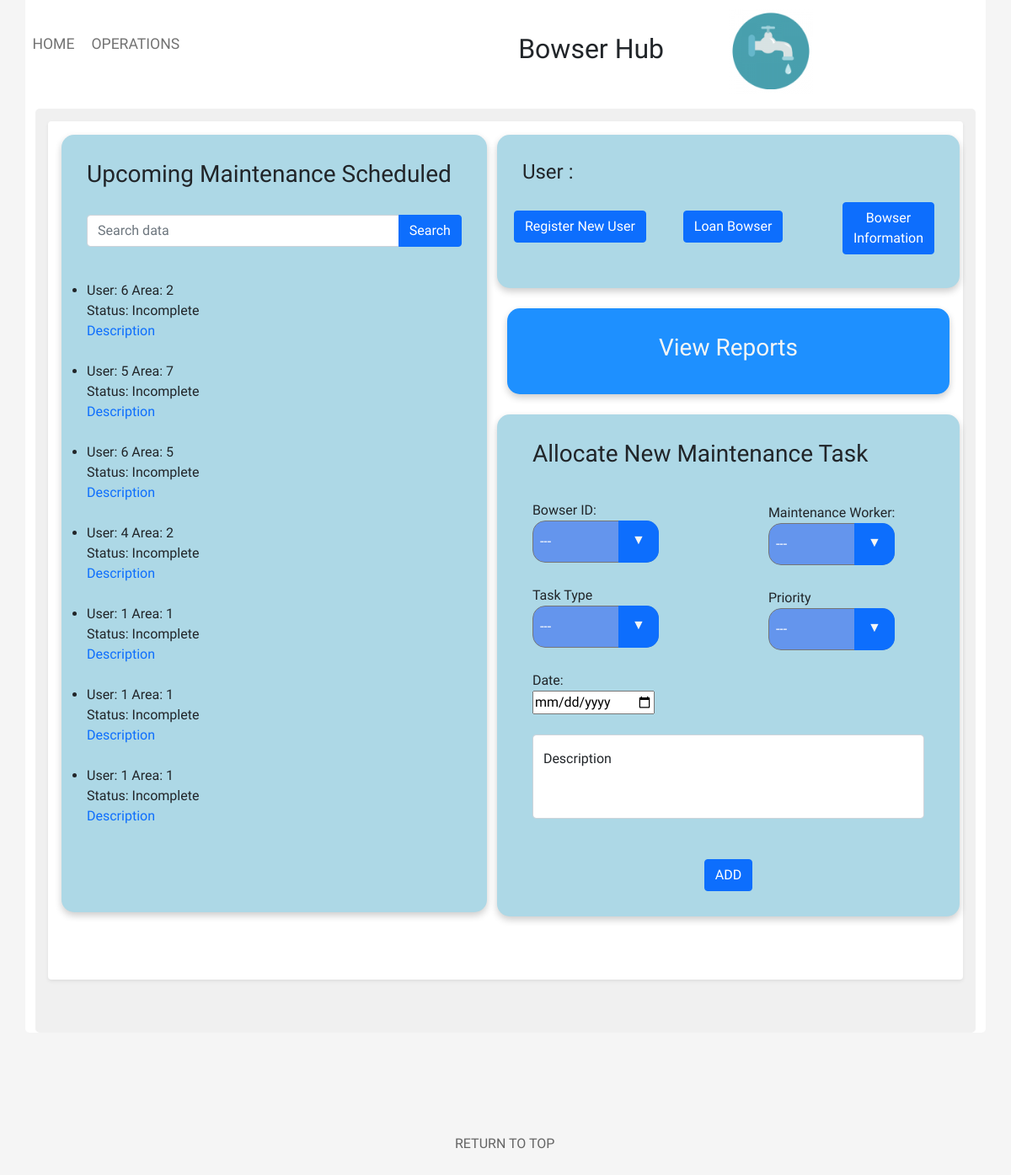
/operations/operations.php, run on the app's committed database.
### tables this page shows
CREATE TABLE `tbl_maintenance_schedule` (
  `Maintenance_ID` int(11) NOT NULL,
  `Bowser_ID` int(11) NOT NULL,
  `User_ID` int(11) NOT NULL,
  `Description` varchar(100) NOT NULL,
  `Status` varchar(100) NOT NULL,
  `Date` timestamp NOT NULL DEFAULT current_timestamp() ON UPDATE current_timestamp(),
  `Assigned_To` int(11) NOT NULL,
  `Area_ID` int(11) NOT NULL,
  `Priority` int(11) NOT NULL,
  `Task_Type` varchar(100) NOT NULL
);

### operations/operations.php (the view, shortened to what this page needs)
<!doctype html>
<html lang="en">
<head>
    <link href="https://cdn.jsdelivr.net/npm/bootstrap@5.1.1/dist/css/bootstrap.min.css" rel="stylesheet">
    <link rel="stylesheet" href="../global/global.css" type="text/css">
    <link rel="stylesheet" href="operations.css" type="text/css">
</head>
<body>
<div class="container">
    <div class="nav-wrapper">
        <div class="left-side">
            <div class="nav-link-wrapper active-nav-link">
                <a class="text-focus-in" href="../home/index.php">Home</a>
            </div>
            <div class="nav-link-wrapper active-nav-link">
                <a class="text-focus-in" href="operations.php">Operations</a>
            </div>
        </div>
        <div class="middle">
            <h2 class="text-focus-in">Bowser Hub</h2>
            <div id="logo">
            <img id="logo_image" src="../images/logo/bowserLogo.png" alt="" width="100" height="100">
            </div>
        </div>
    </div>
    <div class="upperPage">
        <div class="shadow-sm p-3 mb-5 bg-body rounded">
            <div class="row">
                <div class="col">
                    <ul class="operations-list">
                        <h3 class="text-focus-in"> Upcoming Maintenance Scheduled</h3>
                        <br />
                        <form action="" method="GET">
                            <div class="input-group mb-3">
                                <input type="text" name="search" required value="<?php if(isset($_GET['search'])){echo $_GET['search']; } ?>" class="form-control" placeholder="Search data">
                                <button type="submit" class="btn btn-primary">Search</button>
                            </div>
                        </form>
                        <br />
                        <?php
                        $connection = OpenConnection();
                        $sql="SELECT * FROM tbl_maintenance_schedule ORDER BY Date DESC ";
                        $result = mysqli_query($connection, $sql);
                        while($row = mysqli_fetch_assoc($result)) {
                            echo "<li id='listItem'" .$row['Date'] ."<br />";
                            echo "User: ".$row['Assigned_To']."&nbsp"."Area: ".$row['Area_ID']."<br />";
                            echo "Status: ". $row['Status'];
                            echo "<br /><a href='#' data-toggle='popover' title='".$row['Description']."' data-content='test'>Description</a> ";
                            echo "<br /><br /></li>";
                        }
                        ?>
                        <br /><br />
                    </ul>
                    <br />
                </div>
                <div class="col">
                    <div class="row">
                        <div id="text_area">
                            <?php
                            $connection = OpenConnection();
                            $email = $_SESSION['email'];
                            $sql1="SELECT * FROM `tbl_user_account` WHERE email='$email'";
                            $username = current(explode('@', $email));
                            $result = mysqli_query($connection, $sql1);
                            $rows = mysqli_fetch_array($result);
                            $userID = $rows["User_ID"];
                            echo "<h4>User&nbsp;".$userID.":&nbsp;&nbsp;&nbsp;".$username."</h4>";
                            ?>
                            <br />
                            <button class="btn btn-primary" id="registerLink" href="#registerNewUserModal" data-bs-toggle="modal" >Register New User</button>
                            <button class="btn btn-primary" id="loanLink" href="#requestBowserModal" data-bs-toggle="modal" >Loan Bowser</button>
                            <button class="btn btn-primary" id="bowserLink">Bowser Information</button>
                        </div>
                    </div>
                    <br />
                    <div class="vibrate-2">
                    <div class="d-grid gap-2" id="viewReports" >
                        <a class="text-focus-in"  href="javascript:popUpWindow('../reportFeed/reportFeed.php','reports','630','480')" class="remove_outline"><h3 id="reportTxt">View Reports</h3></a>
                    </div>
                    </div>
                    <br />
                    <div class="row" id="new_tasks">
                        <h3>Allocate New Maintenance Task</h3>
                        <br /><br />
                        <form method="post" action="allocateTaskDAO.php" id="formAllocateTask">
                            <br />
                            <div id="bowserID">
                            <label>Bowser ID:</label>
                            <br />
                            <div class="select">
                                <select name="bowserID" id="select">
                                    <?php
                                    echo "<option value='-1' disabled selected>---</option>";
                                    ?>
                                </select>
                            </div>
                            </div>
                            <br />
                            <div id="maintenanceID">
                                <label>Maintenance Worker:</label>
                                <br />
                                <div class="select">
                                    <select name="workerID" id="select">
                                        <?php
                                        echo "<option value='-1' disabled selected>---</option>";
                                        ?>
                                    </select>
                                </div>
                            </div>
                            <br />
                            <div id="taskID">
                            <label>Task Type</label>
                            <div id="taskType" class="select">
                                <select name="task" id="select">
                                    <option value='-1' disabled selected>---</option>
                                </select>
                            </div>
                            </div>
                            <br />
                            <div id="priorityID">
                            <label>Priority</label>
                            <div id="priorityMenu" class="select">
                                <select name="priority" id="select">
                                    <option value='-1' disabled selected>---</option>
                                </select>
                            </div>
                            </div>
                            <br />
                            <div id="dateID">
                                <label>Date:</label>
                                <br />
                                <input type="date" id="dateID" name="date">
                            </div>
                            <br />
                            <div class="form-floating" id="formID">
                                <textarea class="form-control" name="description" placeholder="description"style="height: 100px"></textarea>
                                <label for="floatingTextarea2">Description</label>
                            </div>
                            <br /><br />
                            <div id="allocateSubmitID">
                            <button type="submit" name="allocateTaskSubmit" class="btn btn-primary">ADD</button>
                            </div>
                        </form>
                    </div>
                </div>
            </div>
            <br />
        </div>
    </div>
</div>
<br /><br /><br /><br /><br />
<p><a id="top_link" href="#back_to_top" >RETURN TO TOP</a></p>
<br />  <br />
</body>
</html>

### global/global.css (style rules this page uses)
.left-side { margin-left: 5px; }
#logo { margin-right: -250px; }
#logo_image { margin-top: -75px; margin-left: 250px; }
body { font-family: "Comfortaa", cursive; margin: 0px; background-color: whitesmoke; }
.container { display: grid; grid-template-columns: 1fr; background-color: white; }
.nav-wrapper { display: flex; justify-content: space-between; padding: 38px; }
.left-side { display: flex; margin-left: -4%; }
.nav-wrapper > .left-side > div { margin-right: 20px; text-transform: uppercase; font-size: 1.1rem; }
.nav-link-wrapper { height: 22px; border-bottom: 1px solid transparent; transition: border-bottom 0.5s; }
.active-nav-link a { color: #727272; }
.nav-link-wrapper a { color: #727272; text-decoration: none; transition: color 0.5s; }
.text-focus-in { -webkit-animation: text-focus-in 0.7s cubic-bezier(0.55, 0.085, 0.68, 0.53) both; animation: text-focus-in 0.7s cubic-bezier(0.55, 0.085, 0.68, 0.53) both; animation-delay: 0.7s; }
.middle { margin-left: -30%; }
.upperPage { background-color: rgb(240, 240, 240); border-radius: 5px; padding: 15px; margin-top: -20px; }
.container { padding-top: 25px; margin-top: -40px; border-radius: 5px; }
#top_link { color: #656565; margin-left: 45%; }
a:link { text-decoration: none; }
textarea { resize: none; }
select { -webkit-appearance: none; -moz-appearance: none; -ms-appearance: none; appearance: none; outline: 0; background: #0d6efd; background-image: none; border-radius: 15px; box-shadow: 0 4px 8px 0 rgba(0, 0, 0, 0.2); font-family: "Comfortaa", cursive; }
.select { position: relative; display: block; height: 2.9em; line-height: 2.9; background: transparent; overflow: hidden; border-radius: 15px; width: 280px; height: 50px; }
select { width: 100%; height: 100%; margin: 0; padding: 0 0 0 0.5em; color: #fff; cursor: pointer; }
.select::after { content: "\25BC"; position: absolute; top: 0; right: 0; bottom: 0; padding: 0 1em; background: #0d6efd; pointer-events: none; }
.select::after { -webkit-transition: 0.25s all ease; -o-transition: 0.25s all ease; transition: 0.25s all ease; }
@media only screen and (max-width: 1200px) { .middle { margin-left: 50px; } }

### operations/operations.css (style rules this page uses)
.operations-list { padding: 30px; background-color: lightblue; border: 0; border-radius: 15px; box-shadow: 0 4px 8px 0 rgba(0, 0, 0, 0.2); }
#text_area { padding: 30px; background-color: lightblue; border: 0; border-radius: 15px; box-shadow: 0 4px 8px 0 rgba(0, 0, 0, 0.2); }
#registerLink { margin-left: -10px; }
#loanLink { margin-left: 40px; }
#bowserLink { margin-top: -60px; margin-left: 380px; }
#reportTxt { color: whitesmoke; text-align: center; }
#viewReports { padding: 30px; font-stretch: expanded; background-color: dodgerblue; border: 0; border-radius: 15px; box-shadow: 0 4px 8px 0 rgba(0, 0, 0, 0.2); }
#new_tasks { padding: 30px; background-color: lightblue; border: 0; border-radius: 15px; box-shadow: 0 4px 8px 0 rgba(0, 0, 0, 0.2); }
.select { width: 150px; color: whitesmoke; }
select { background: cornflowerblue; }
#maintenanceID { margin-left: 280px; margin-top: -95px; }
#priorityID { margin-left: 280px; margin-top: -95px; }
#allocateSubmitID { text-align: center; }
.vibrate-2 { -webkit-animation: vibrate-2 2s linear infinite both; animation: vibrate-2 2s linear infinite both; }

### data on the page
tbl_maintenance_schedule: Assigned_To "6", Area_ID "2", Status "Incomplete"
tbl_maintenance_schedule: Assigned_To "5", Area_ID "7", Status "Incomplete"
tbl_maintenance_schedule: Assigned_To "6", Area_ID "5", Status "Incomplete"
tbl_maintenance_schedule: Assigned_To "4", Area_ID "2", Status "Incomplete"
tbl_maintenance_schedule: Assigned_To "1", Area_ID "1", Status "Incomplete"
tbl_maintenance_schedule: Assigned_To "1", Area_ID "1", Status "Incomplete"
tbl_maintenance_schedule: Assigned_To "1", Area_ID "1", Status "Incomplete"
